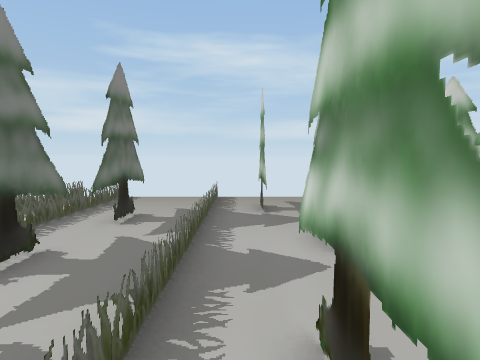
[1] (above)

24 first-person views from a walk through a Unity game level. The camera is 1.4 m above the floor, tilts 4° down and sees 75° across. The floor is counted in squares, 1 m on a side. Each view is taken from the middle of a square. On the plan, view 1 faces up. The plan holds only what a view shows up to about 14 squares ahead; the rest is blank. The place goes on beyond the plan. Some surface patterns are stand-ins.

[2]
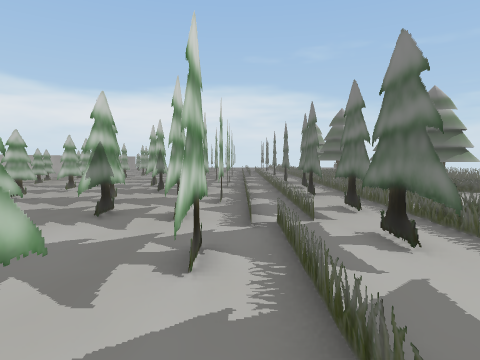

[3]
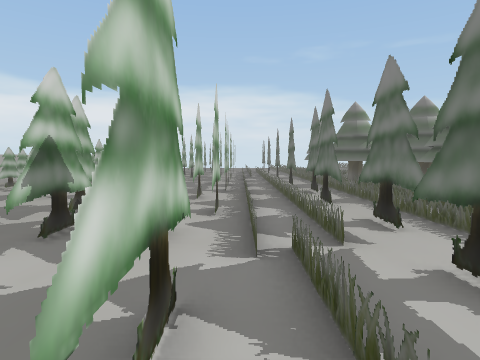

[4]
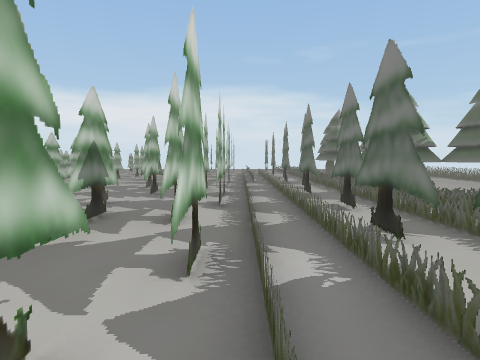

[5]
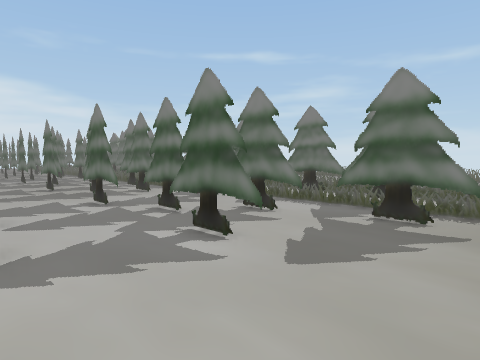

[6]
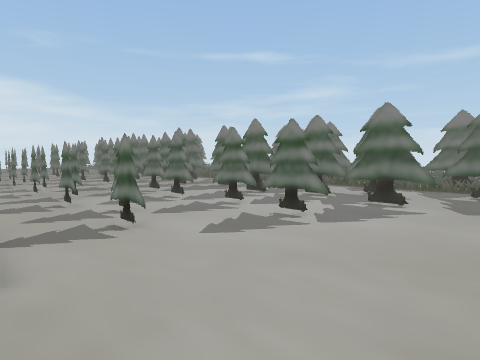

[7]
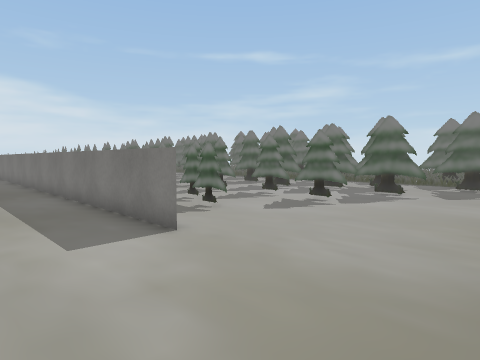

[8]
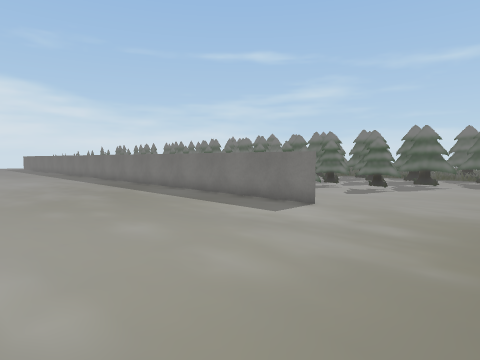

[9]
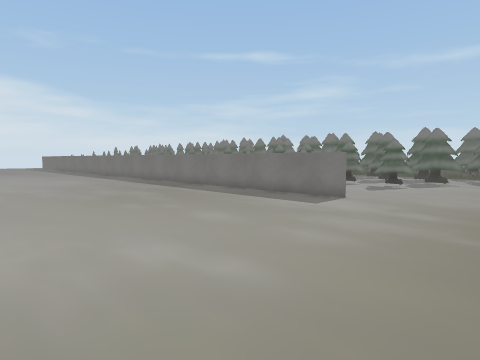

[10]
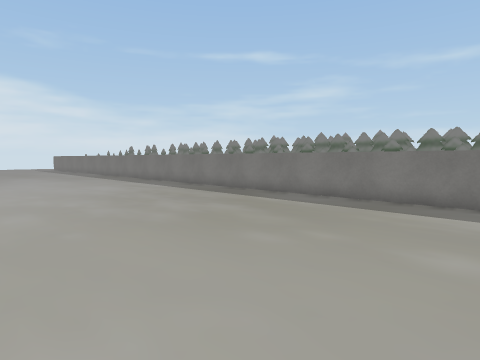

[11]
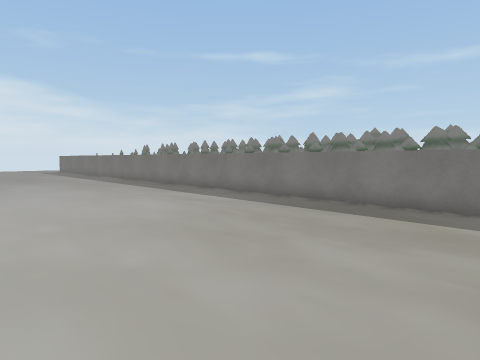

[12]
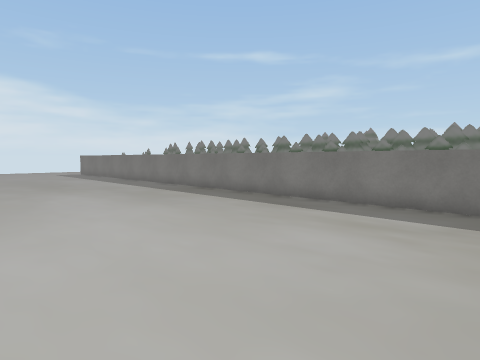

[13]
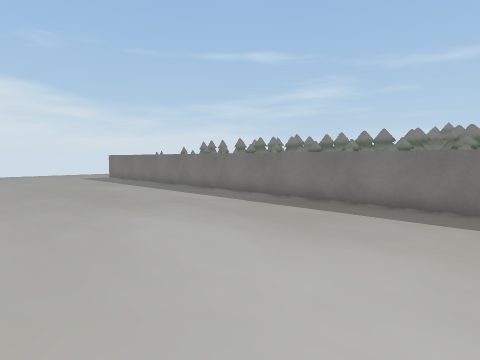

[14]
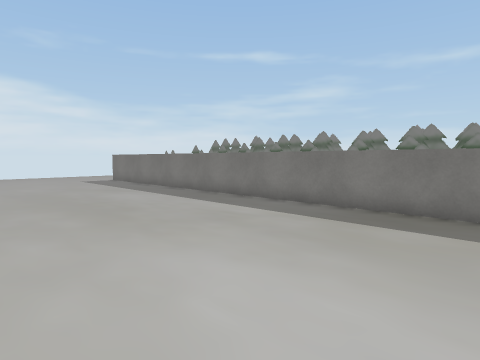

[15]
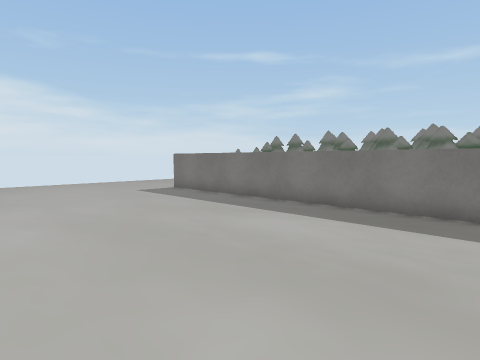

[16]
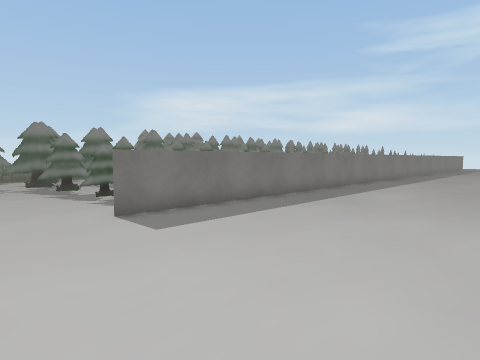

[17]
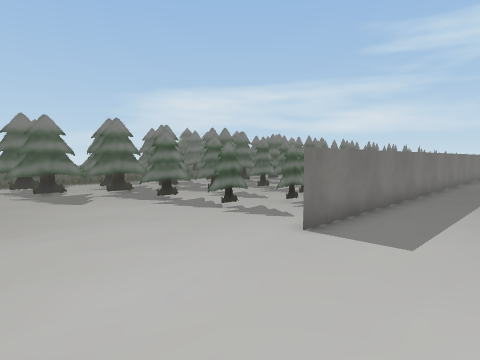

[18]
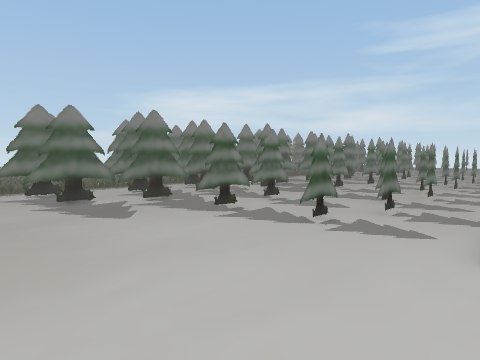

[19]
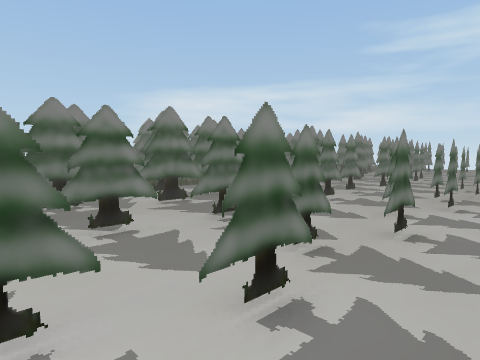

[20]
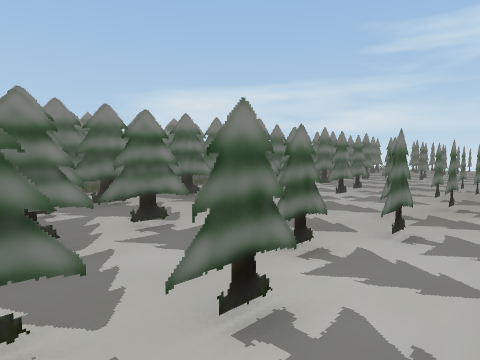

[21]
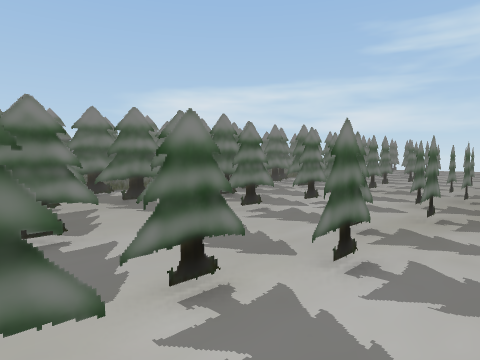

[22]
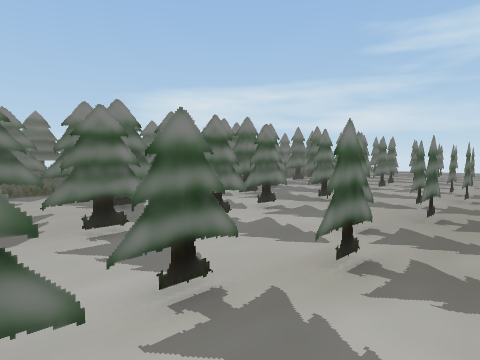

[23]
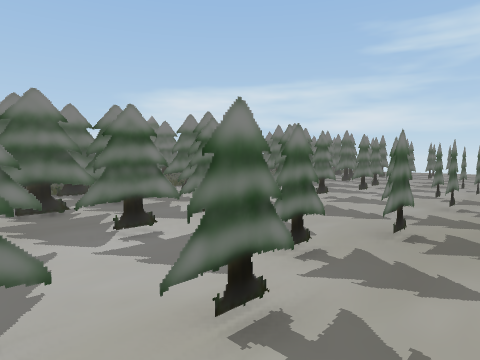

[24]
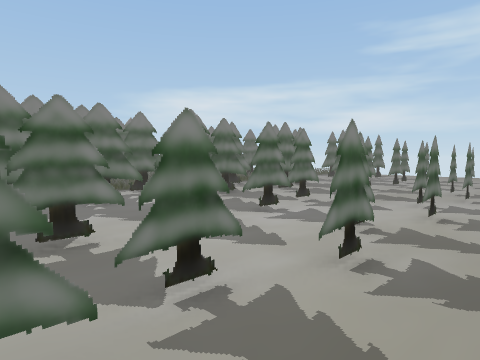

### Floor plan
Key: @ floor where view 1 was taken; # wall or solid block; . floor; = window, fence, low wall or low ledge; T thing the floor can be seen under or through.
Columns run from 3 left of view 1 to 24 right of it. Each row starts with its distance up from view 1.
 11  ..... ... .    ... ...... .
 10  .=.#......................
  9 #.=.#.......................
  8 #.=.#..T....................
  7 #.=.#..T....................
  6 #.=.#..T...T................
  5 #.=.#.TT...T.....#.........
  4 #.=.#.T...T...#..#..........
  3 #.=.#.T ..T..##..#..........
  2 #.=.#.TT..#..#...#..........
  1 #.=.#..T...#.##..#.........
  0 #.=@#. T...#..#..#.........
 -1 #=.=# T...#..##..#.........
 -2 #=.=# T...#..#.. #.........
 -3 #=.=# ##..#..##. #.........
 -4 #=.=#  #...#..#. #.........
 -5 #=.=#  #...#.##. #.........
 -6 #=.=# ##..#..#.. #.........
 -7 #=.=# #...#..##. #........
 -8 #=.=# # ..#...#. #.........
 -9 #=.=# # ...#.##. #.........
-10 #=.=#  #...#.#.. #.........
-11 #=.=# ##..#.. T. #........
-12 #=.=# #...T...T..#.........
-13 #=.=# # ..T..TT..#........
-14 #   #  #...T.T...#.........
-15     #  #...T.TT. #.........
-16     #  #..T...T..#.........
-17     #  ...T..TT. #........
-18    =  # ..T..T...#........
-19    =  ##...T.TT..#........
-20 #==    #...T..T..#........
-21 #===#  #..T..TT..#........
-22   ==# # ..T..T...#........
-23    =# #...TT.TT..#........
-24    =# #....T..T..#........
-25   ==# #....#.TT..#........
-26    =# #...T..T...#........
-27     # ##..T..TT..#.......
-28     #  #..TT..T..#.......
-29        #...T.TT..#.......
-30         ...T.T...#.......
-31       #...#.. T..#.......
-32       #...#...#..#.......
-33     # ##...#.##..#.......
-34     #  #...#.#...#.......
-35   =.#.##...#.............
-36   =.#.##.................
-37   =.#.#.................
-38   =.#.#..................
-39       ..............
-40              ...... .

Positions as (right, up) in squares from view 1, and headings:
1: (0, 0), facing up
2: (0, 6), facing down
3: (0, 4), facing down
4: (0, 0), facing down
5: (8, 11), facing down-left
6: (14, 10), facing down-left
7: (17, 11), facing down-left
8: (22, 11), facing down-left
9: (24, 11), facing down-left
10: (24, 6), facing down-left
11: (23, 0), facing down-left
12: (23, -6), facing down-left
13: (23, -12), facing down-left
14: (22, -15), facing down-left
15: (22, -22), facing down-left
16: (21, -38), facing up-left
17: (17, -40), facing up-left
18: (14, -40), facing up-left
19: (13, -34), facing up-left
20: (13, -30), facing up-left
21: (13, -28), facing up-left
22: (13, -24), facing up-left
23: (13, -22), facing up-left
24: (13, -16), facing up-left
